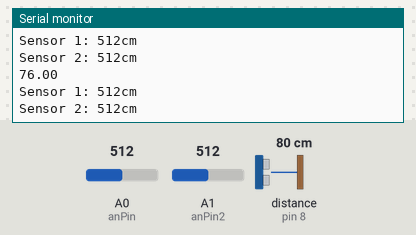
The sketch below on a simulated Arduino Uno, built with avr-gcc and run on an emulated ATmega328P. On the bench: the last lines printed to the serial monitor. Wiring (inferred from the names in the program): ultrasonic range finder: trigger pin 9; echo pin 8. The test bench sets the inputs (shaded band); at power-on: distance to the obstacle (sensor on pin 8) 80 cm, A0 (anPin) = 512, A1 (anPin2) = 512. The echo pulse lasts 58.3 µs per cm.

Above: at 1.3 s.
1.4 s: distance to the obstacle (sensor on pin 8) set to 2 cm
At 1.84 s:
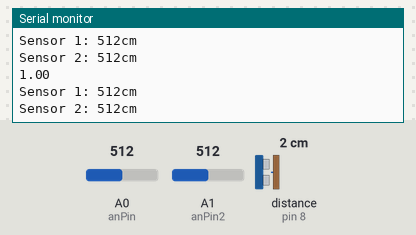
2.9 s: A0 (anPin) set to 716
At 3.34 s:
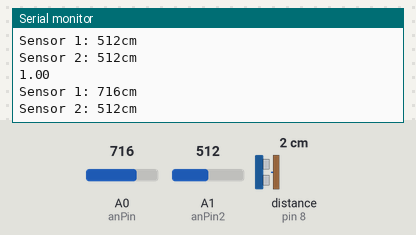
4.4 s: A1 (anPin2) set to 716
At 4.85 s:
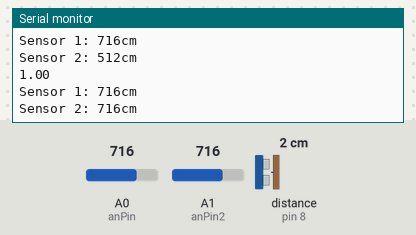
5.9 s: distance to the obstacle (sensor on pin 8) set to 4 cm
At 6.35 s:
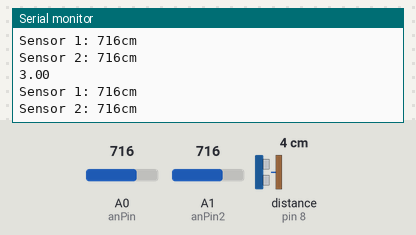
7.4 s: A0 (anPin) set to 900
At 7.86 s:
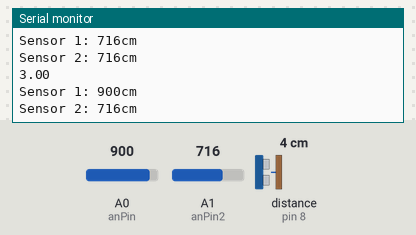
8.9 s: A1 (anPin2) set to 900
At 9.37 s:
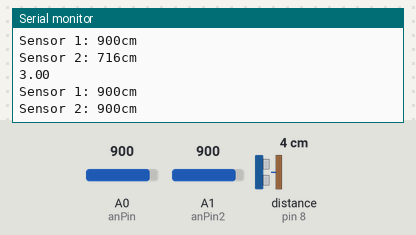
Timing chart, 0 to 11.4 s (numbered marks = the images above; inputs shaded):
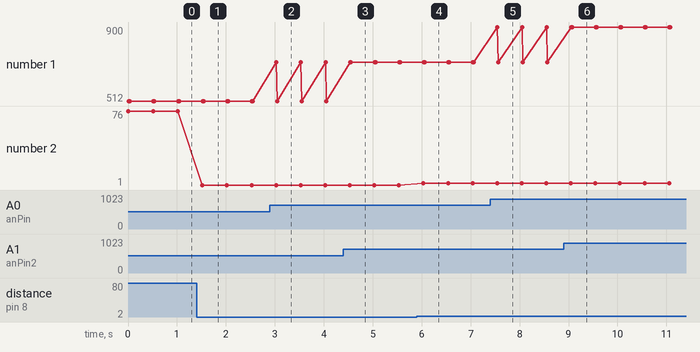

Measured:
- after the input at 1.4 s, the serial monitor: prints a new line after 0.12 s (image 1)
- after the input at 2.9 s, the serial monitor: prints a new line after 0.13 s (image 2)
- after the input at 4.4 s, the serial monitor: prints a new line after 0.15 s (image 3)
- after the input at 5.9 s, the serial monitor: prints a new line after 0.14 s (image 4)
- after the input at 7.4 s, the serial monitor: prints a new line after 0.15 s (image 5)
- after the input at 8.9 s, the serial monitor: prints a new line after 0.17 s (image 6)
- plotted number 2: 1 → 3 after the input at 5.9 s

The sketch:

tester.ino
```cpp
/*Feel free to use this code.
Author: Tom Bonar
Date: 12-11-2013
Analog pin 1 for reading in the analog voltage from the MaxSonar device.
This variable is a constant because the pin will not change throughout execution of this code.*/
#define anPin A0
#define anPin2 A1
#define trig 9
#define echo 8
long anVolt, anVolt2, cm,cm2, duration, distance;

void setup() {
  //This opens up a serial connection to shoot the results back to the PC console
  Serial.begin(9600);
  pinMode(anPin, INPUT);
  pinMode(anPin2,INPUT);
  pinMode(trig,OUTPUT);
  pinMode(echo,INPUT);
}

void loop() {
  {
    //Used to read in the analog voltage output that is being sent by the XL-MaxSonar device.
    //Scale factor is (Vcc/1024) per centimeter. A 5V supply yields ~4.9mV/cm for standard range sensors
    anVolt = analogRead(anPin); // this is for the standard range sensors
    anVolt2 = analogRead(anPin2);
  }
  cm = anVolt;
  cm2 = anVolt2;
  Serial.println(getDistance());
  Serial.print("Sensor 1: ");
  Serial.print(cm);
  Serial.println("cm");
  Serial.print("Sensor 2: ");
  Serial.print(cm2);
  Serial.println("cm");
  delay(500);
}
float getDistance()
{
  digitalWrite(trig,LOW);
  delayMicroseconds(2);
  digitalWrite(trig,HIGH);
  delayMicroseconds(10);
  digitalWrite(trig,LOW);
  duration = pulseIn(echo,HIGH);
  distance = (duration*(0.033))/2;
  return distance;
}
```
